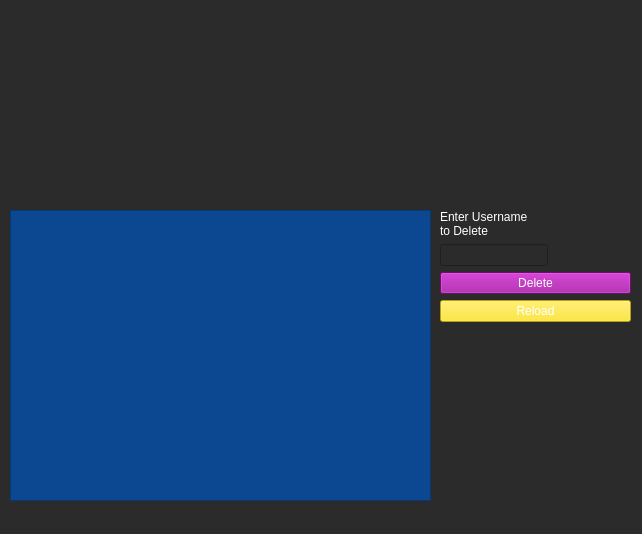
<?xml version="1.0" encoding="UTF-8"?>
<ui version="4.0">
 <class>AdminRoom</class>
 <widget class="QWidget" name="AdminRoom">
  <property name="geometry">
   <rect>
    <x>0</x>
    <y>0</y>
    <width>642</width>
    <height>534</height>
   </rect>
  </property>
  <property name="windowTitle">
   <string>Form</string>
  </property>
  <property name="styleSheet">
   <string notr="true">background-color: rgb(43, 43, 43);
color: rgb(255, 255, 255);
font: 87 18pt &quot;Segoe UI Black&quot;;</string>
  </property>
  <widget class="QLabel" name="label">
   <property name="geometry">
    <rect>
     <x>20</x>
     <y>20</y>
     <width>621</width>
     <height>171</height>
    </rect>
   </property>
   <property name="text">
    <string/>
   </property>
   <property name="pixmap">
    <pixmap>../Admin-designstyle-candy-m.png</pixmap>
   </property>
   <property name="scaledContents">
    <bool>true</bool>
   </property>
  </widget>
  <widget class="QTableView" name="tableView">
   <property name="geometry">
    <rect>
     <x>10</x>
     <y>210</y>
     <width>421</width>
     <height>291</height>
    </rect>
   </property>
   <property name="styleSheet">
    <string notr="true">font: 10pt &quot;Arial&quot;;
background-color: rgb(11, 72, 145);
font: 75 10pt &quot;Arial&quot;;
color: rgb(255, 255, 255);</string>
   </property>
  </widget>
  <widget class="QWidget" name="formLayoutWidget">
   <property name="geometry">
    <rect>
     <x>440</x>
     <y>210</y>
     <width>191</width>
     <height>291</height>
    </rect>
   </property>
   <layout class="QFormLayout" name="formLayout">
    <item row="0" column="0">
     <widget class="QLabel" name="label_2">
      <property name="text">
       <string>Enter Username 
to Delete</string>
      </property>
     </widget>
    </item>
    <item row="2" column="0" colspan="2">
     <widget class="QPushButton" name="pushButton">
      <property name="styleSheet">
       <string notr="true">background-color: rgb(159, 15, 157);</string>
      </property>
      <property name="text">
       <string>Delete</string>
      </property>
     </widget>
    </item>
    <item row="3" column="0" colspan="2">
     <widget class="QPushButton" name="pushButton_2">
      <property name="styleSheet">
       <string notr="true">background-color: rgb(255, 227, 11);</string>
      </property>
      <property name="text">
       <string>Reload</string>
      </property>
     </widget>
    </item>
    <item row="1" column="0">
     <widget class="QLineEdit" name="lineEdit"/>
    </item>
   </layout>
  </widget>
 </widget>
 <resources/>
 <connections/>
</ui>
